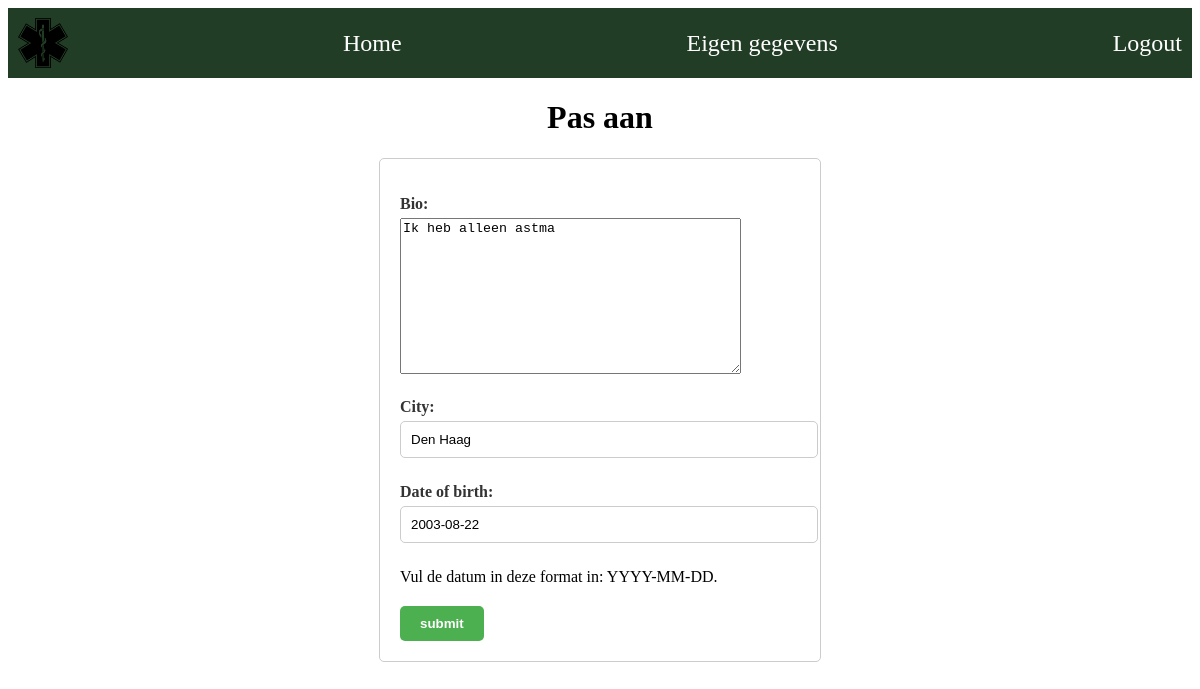
/edit_user/1/ (signed in), run on the app's committed database.
### base/models.py (models this page shows, shortened)
class Profile(models.Model):
    user = models.OneToOneField(User, on_delete=models.CASCADE)
    bio = models.TextField()
    city = models.CharField(max_length=100)
    date_of_birth = models.DateField(null=True, blank=True)

### base/views.py (the view)
# urls.py: path("edit_user/<int:pk>/", views.edit_user, name="edit_user"),
@login_required
def edit_user(request, pk):
    profile = Profile.objects.get(pk=pk)
    if request.method == "POST":
        form = ProfileForm(request.POST, instance=profile)
        if form.is_valid():
            form.save()
            messages.success(request, "Jouw gegevens zijn aangepast")
            return redirect("user")
    else:
        form = ProfileForm(instance=profile)
    context = {"form": form}
    return render(request, "base/useraanpas.html", context)

### base/forms.py
class ProfileForm(forms.ModelForm):
    class Meta:
        model = Profile
        fields = ['bio', 'city', 'date_of_birth']

### base/templates/base/useraanpas.html (shortened to what this page needs)
{% extends 'base/base.html' %}
{% block content %}
    <h1>Pas aan</h1>
    <form method="POST">
        {{ form.as_p}}
    <p><span class="help-text">Vul de datum in deze format in: YYYY-MM-DD.</span></p>
        <input type="submit" value="submit">
    </form>
{% endblock content %}

### base/static/base/css/style.css (style rules this page uses)
form { margin-top: 10px; max-width: 400px; margin: 0 auto; padding: 20px; border: 1px solid #ccc; border-radius: 5px; }
form p { margin-bottom: 20px; }
form label { display: block; font-weight: bold; color: #333; margin-bottom: 5px; }
form input[type="text"], form input[type="password"] { width: 99%; padding: 10px; border: 1px solid #ccc; border-radius: 5px; margin-bottom: 5px; }
form input[type="submit"] { display: inline-block; padding: 10px 20px; background-color: #4CAF50; color: #fff; font-weight: bold; border: none; border-radius: 5px; cursor: pointer; }
h1 { text-align: center; }

### data on the page
Profile: bio "Ik heb alleen astma", city "Den Haag", date_of_birth "2003-08-22"
